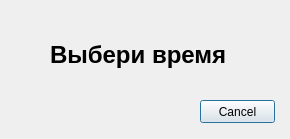
<?xml version="1.0" encoding="UTF-8"?>
<ui version="4.0">
 <class>Error</class>
 <widget class="QDialog" name="Error">
  <property name="geometry">
   <rect>
    <x>0</x>
    <y>0</y>
    <width>290</width>
    <height>139</height>
   </rect>
  </property>
  <property name="windowTitle">
   <string>Error</string>
  </property>
  <widget class="QPushButton" name="CancelButton">
   <property name="geometry">
    <rect>
     <x>200</x>
     <y>100</y>
     <width>75</width>
     <height>23</height>
    </rect>
   </property>
   <property name="text">
    <string>Cancel</string>
   </property>
  </widget>
  <widget class="QLabel" name="label">
   <property name="geometry">
    <rect>
     <x>50</x>
     <y>40</y>
     <width>241</width>
     <height>31</height>
    </rect>
   </property>
   <property name="text">
    <string>&lt;html&gt;&lt;head/&gt;&lt;body&gt;&lt;p&gt;&lt;span style=&quot; font-size:18pt; font-weight:600; color:#000000;&quot;&gt;Выбери время&lt;/span&gt;&lt;/p&gt;&lt;/body&gt;&lt;/html&gt;</string>
   </property>
  </widget>
 </widget>
 <resources/>
 <connections/>
</ui>
